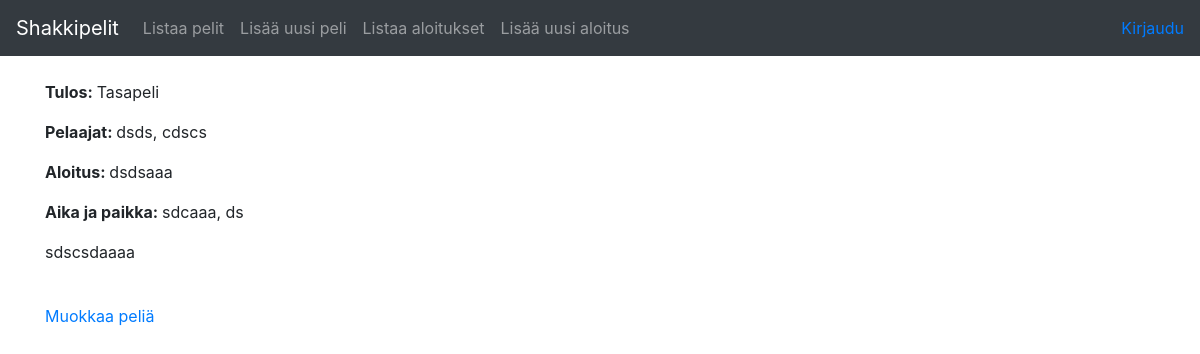
/games/1/view, run on an earlier commit of the app's database.
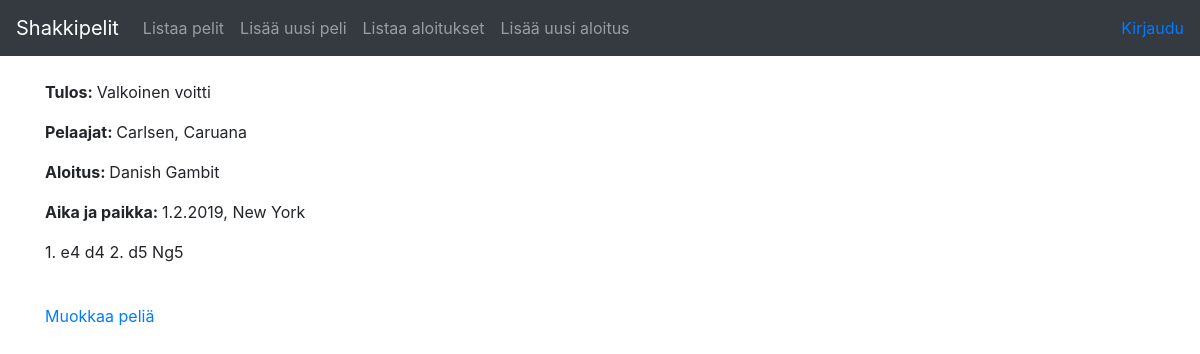
And on a later commit of the database.
### app/games/models.py (models this page shows, shortened)
class Game(db.Model):
    id = db.Column(db.Integer, primary_key=True)
    date_created = db.Column(db.DateTime, default=db.func.current_timestamp())
    date_modified = db.Column(db.DateTime, default=db.func.current_timestamp(),
    onupdate=db.func.current_timestamp())
    white_player = db.Column(db.String(144), nullable=False)
    black_player = db.Column(db.String(144), nullable=False)
    game_date = db.Column(db.String(144), nullable=False)
    game_location = db.Column(db.String(144), nullable=True)
    result = db.Column(db.Integer, nullable=True) # 1 for white, 0 for draw, -1 for black
    opening = db.Column(db.String(144), nullable=True)
    moves = db.Column(db.String(1000), nullable=True)
    account_id = db.Column(db.Integer, db.ForeignKey('account.id'), nullable=False)

### app/games/views.py (the view)
@app.route("/games/<game_id>/view")
def game_view(game_id):
    return render_template("games/view.html", game = Game.query.get(game_id))

### app/templates/games/view.html
{% extends "layout.html" %}
{% block body %}
  <p><b>Tulos: </b>{{ 'Valkoinen voitti' if game.result == 1 else 'Musta voitti' if game.result == -1 else 'Tasapeli' }}</p>
  <p><b>Pelaajat: </b>{{ game.white_player }}, {{ game.black_player }}</p>
  <p><b>Aloitus: </b>{{ game.opening }}</p>
  <p><b>Aika ja paikka: </b>{{ game.game_date }}, {{ game.game_location }}</p>
  <p>{{ game.moves }}</p>
  <br/>
  <a href="{{ url_for('game_edit_view', game_id=game.id) }}">Muokkaa peliä</a>
{% endblock %}

### app/templates/layout.html (shortened to what this page needs)
 <!DOCTYPE html>
  <html>
    <head>
      <link rel="stylesheet" href="https://maxcdn.bootstrapcdn.com/bootstrap/4.0.0/css/bootstrap.min.css">
    </head>
    <body>
      <nav class="navbar navbar-expand-md navbar-dark bg-dark mb-4">
        <a class="navbar-brand" href="{{ url_for('games_index') }}">Shakkipelit</a>
        <div class="collapse navbar-collapse" id="navbarCollapse">
                <ul class="navbar-nav mr-auto">
                  <li class="nav-item">
                    <a class="nav-link" href="{{ url_for('games_index') }}">Listaa pelit</a>
                  </li>
                  <li class="nav-item">
                    <a class="nav-link" href="{{ url_for('games_form') }}">Lisää uusi peli</a>
                  </li>
                  <li class="nav-item">
                    <a class="nav-link" href="{{ url_for('openings_index') }}">Listaa aloitukset</a>
                  </li>
                  <li class="nav-item">
                    <a class="nav-link" href="{{ url_for('openings_form') }}">Lisää uusi aloitus</a>
                  </li>
                </ul>
                <div class="form-inline mt-2 mt-md-0">
            {% if current_user.is_authenticated %}
            <a href="{{ url_for('auth_logout') }}">{{ current_user.name }} -- Kirjaudu ulos</a>
            {% else %}
            <a href="{{ url_for('auth_login') }}">Kirjaudu</a>
            {% endif %}
                </div>
        </div>
      </nav>
      <main role="main" class="container">
          {% block body %}{% endblock %}
      </main>
    </body>
  </html>

What changed in the data, as far as the page shows it:
changed Game: result "Tasapeli" → "Valkoinen voitti"; white_player "dsds" → "Carlsen"; black_player "cdscs" → "Caruana"; opening "dsdsaaa" → "Danish Gambit"; game_date "sdcaaa" → "1.2.2019"; game_location "ds" → "New York"; moves "sdscsdaaaa" → "1. e4 d4 2. d5 Ng5"
